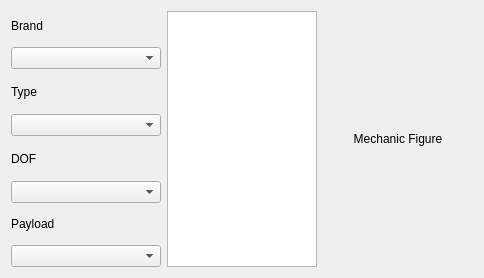
<?xml version="1.0" encoding="UTF-8"?>
<ui version="4.0">
 <class>MechanicSelectionPanel</class>
 <widget class="QWidget" name="MechanicSelectionPanel">
  <property name="geometry">
   <rect>
    <x>0</x>
    <y>0</y>
    <width>482</width>
    <height>278</height>
   </rect>
  </property>
  <property name="windowTitle">
   <string>Form</string>
  </property>
  <layout class="QHBoxLayout" name="horizontalLayout">
   <item>
    <layout class="QVBoxLayout" name="verticalLayout_2">
     <item>
      <widget class="QLabel" name="label">
       <property name="minimumSize">
        <size>
         <width>150</width>
         <height>0</height>
        </size>
       </property>
       <property name="maximumSize">
        <size>
         <width>16777215</width>
         <height>30</height>
        </size>
       </property>
       <property name="text">
        <string>Brand</string>
       </property>
      </widget>
     </item>
     <item>
      <widget class="QComboBox" name="comboBox_brand"/>
     </item>
     <item>
      <widget class="QLabel" name="label_4">
       <property name="text">
        <string>Type</string>
       </property>
      </widget>
     </item>
     <item>
      <widget class="QComboBox" name="comboBox_MechType"/>
     </item>
     <item>
      <widget class="QLabel" name="label_3">
       <property name="text">
        <string>DOF</string>
       </property>
      </widget>
     </item>
     <item>
      <widget class="QComboBox" name="comboBox_MechDof"/>
     </item>
     <item>
      <widget class="QLabel" name="label_2">
       <property name="maximumSize">
        <size>
         <width>16777215</width>
         <height>30</height>
        </size>
       </property>
       <property name="text">
        <string>Payload</string>
       </property>
      </widget>
     </item>
     <item>
      <widget class="QComboBox" name="comboBox_payload"/>
     </item>
    </layout>
   </item>
   <item>
    <widget class="QListView" name="listView_MechanicList">
     <property name="minimumSize">
      <size>
       <width>150</width>
       <height>0</height>
      </size>
     </property>
     <property name="maximumSize">
      <size>
       <width>16777215</width>
       <height>16777215</height>
      </size>
     </property>
    </widget>
   </item>
   <item>
    <widget class="QLabel" name="label_5">
     <property name="minimumSize">
      <size>
       <width>150</width>
       <height>0</height>
      </size>
     </property>
     <property name="text">
      <string>Mechanic Figure</string>
     </property>
     <property name="alignment">
      <set>Qt::AlignCenter</set>
     </property>
    </widget>
   </item>
  </layout>
 </widget>
 <resources/>
 <connections/>
</ui>
